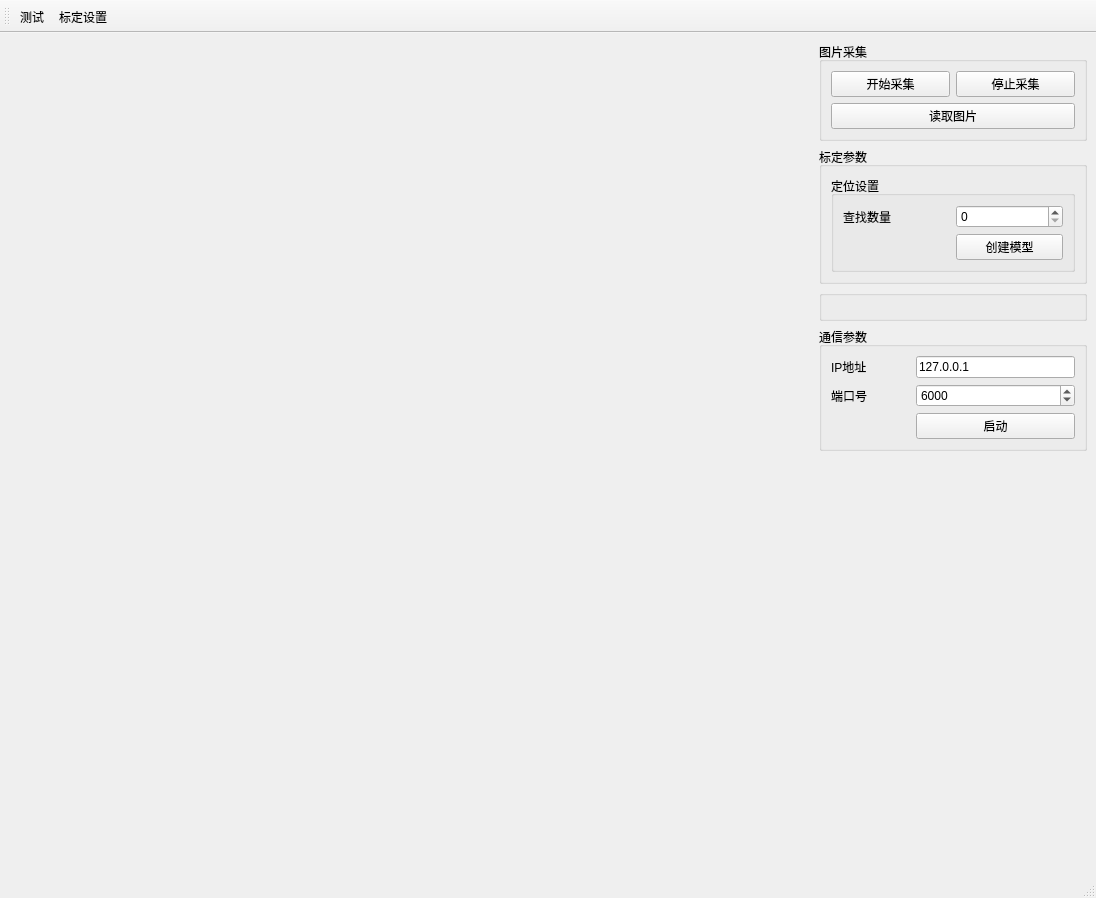
<?xml version="1.0" encoding="UTF-8"?>
<ui version="4.0">
 <class>MainWindow</class>
 <widget class="QMainWindow" name="MainWindow">
  <property name="geometry">
   <rect>
    <x>0</x>
    <y>0</y>
    <width>1096</width>
    <height>898</height>
   </rect>
  </property>
  <property name="windowTitle">
   <string>MainWindow</string>
  </property>
  <widget class="QWidget" name="centralwidget">
   <layout class="QHBoxLayout" name="horizontalLayout" stretch="3,1">
    <item>
     <widget class="QHalconView" name="haWindow" native="true"/>
    </item>
    <item>
     <layout class="QVBoxLayout" name="verticalLayout">
      <item>
       <widget class="QGroupBox" name="groupBox">
        <property name="title">
         <string>图片采集</string>
        </property>
        <layout class="QVBoxLayout" name="verticalLayout_2">
         <item>
          <layout class="QHBoxLayout" name="horizontalLayout_2">
           <item>
            <widget class="QPushButton" name="pushButton_2">
             <property name="text">
              <string>开始采集</string>
             </property>
            </widget>
           </item>
           <item>
            <widget class="QPushButton" name="pushButton">
             <property name="text">
              <string>停止采集</string>
             </property>
            </widget>
           </item>
          </layout>
         </item>
         <item>
          <widget class="QPushButton" name="pBRead">
           <property name="text">
            <string>读取图片</string>
           </property>
          </widget>
         </item>
        </layout>
       </widget>
      </item>
      <item>
       <widget class="QGroupBox" name="groupBox_6">
        <property name="title">
         <string>标定参数</string>
        </property>
        <layout class="QVBoxLayout" name="verticalLayout_3">
         <item>
          <widget class="QGroupBox" name="groupBox_2">
           <property name="title">
            <string>定位设置</string>
           </property>
           <layout class="QGridLayout" name="gridLayout" columnstretch="1,1">
            <item row="0" column="1">
             <widget class="QSpinBox" name="spinBox"/>
            </item>
            <item row="1" column="1">
             <widget class="QPushButton" name="pbCreateModel">
              <property name="sizePolicy">
               <sizepolicy hsizetype="Minimum" vsizetype="Fixed">
                <horstretch>0</horstretch>
                <verstretch>0</verstretch>
               </sizepolicy>
              </property>
              <property name="text">
               <string>创建模型</string>
              </property>
             </widget>
            </item>
            <item row="0" column="0">
             <widget class="QLabel" name="label">
              <property name="text">
               <string>查找数量</string>
              </property>
             </widget>
            </item>
           </layout>
          </widget>
         </item>
        </layout>
       </widget>
      </item>
      <item>
       <layout class="QHBoxLayout" name="horizontalLayout_3"/>
      </item>
      <item>
       <widget class="QGroupBox" name="groupBox_4">
        <property name="title">
         <string/>
        </property>
        <layout class="QHBoxLayout" name="horizontalLayout_4"/>
       </widget>
      </item>
      <item>
       <widget class="QGroupBox" name="groupBox_5">
        <property name="title">
         <string>通信参数</string>
        </property>
        <layout class="QGridLayout" name="gridLayout_3" columnstretch="1,2" columnminimumwidth="1,1">
         <item row="1" column="0">
          <widget class="QLabel" name="label_3">
           <property name="text">
            <string>端口号</string>
           </property>
          </widget>
         </item>
         <item row="0" column="0">
          <widget class="QLabel" name="label_2">
           <property name="text">
            <string>IP地址</string>
           </property>
          </widget>
         </item>
         <item row="0" column="1">
          <widget class="QLineEdit" name="leAddress">
           <property name="text">
            <string>127.0.0.1</string>
           </property>
          </widget>
         </item>
         <item row="1" column="1">
          <widget class="QSpinBox" name="spPort">
           <property name="maximum">
            <number>100000</number>
           </property>
           <property name="value">
            <number>6000</number>
           </property>
          </widget>
         </item>
         <item row="2" column="1">
          <widget class="QPushButton" name="pbStartTcp">
           <property name="text">
            <string>启动</string>
           </property>
          </widget>
         </item>
        </layout>
       </widget>
      </item>
      <item>
       <spacer name="verticalSpacer">
        <property name="orientation">
         <enum>Qt::Vertical</enum>
        </property>
        <property name="sizeHint" stdset="0">
         <size>
          <width>20</width>
          <height>40</height>
         </size>
        </property>
       </spacer>
      </item>
     </layout>
    </item>
   </layout>
  </widget>
  <widget class="QStatusBar" name="statusbar"/>
  <widget class="QToolBar" name="toolBar">
   <property name="windowTitle">
    <string>toolBar</string>
   </property>
   <attribute name="toolBarArea">
    <enum>TopToolBarArea</enum>
   </attribute>
   <attribute name="toolBarBreak">
    <bool>false</bool>
   </attribute>
   <addaction name="TestAction"/>
   <addaction name="calibAction"/>
  </widget>
  <action name="TestAction">
   <property name="text">
    <string>测试</string>
   </property>
  </action>
  <action name="calibAction">
   <property name="text">
    <string>标定设置</string>
   </property>
  </action>
 </widget>
 <customwidgets>
  <customwidget>
   <class>QHalconView</class>
   <extends>QWidget</extends>
   <header>View.qhalconview.h</header>
   <container>1</container>
  </customwidget>
 </customwidgets>
 <resources/>
 <connections/>
</ui>
